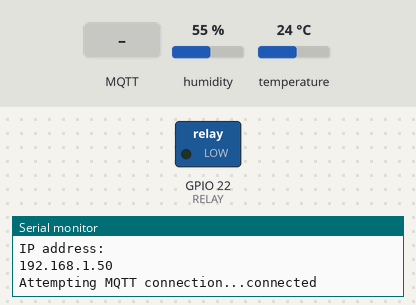
Recording of a sketch running on a simulated ESP32. Shown: switched loads named in the sketch (green lamp = pin HIGH), the last lines printed to the serial monitor. The test bench sets the inputs (shaded band); at power-on: humidity 55 %, temperature 24 °C. WiFi joins after 1.5 s; servers stay silent unless stated; random numbers use the default seed unless the sketch sets one; no MQTT or app messages arrive unless stated; pins used as bus, display or sensor lines are not drawn. At 5.0 s the program puts the board to deep sleep or switches it off; the recording ends there.

Above: at 2.7 s.
2.8 s: MQTT message "0" arrives on the first subscribed topic
At 4.0 s:
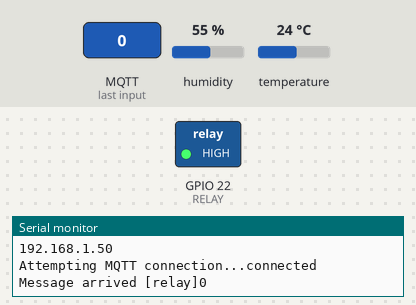
Timing chart, 0 to 5.0 s (numbered marks = the images above; inputs shaded):
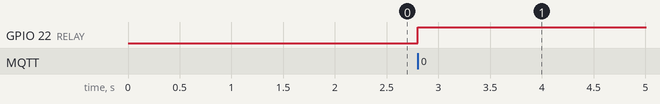

Measured:
- after the input at 2.8 s, GPIO 22 (RELAY): LOW → HIGH at once

The sketch:

Lab6_ESP32_MQTT_secure3.ino
```cpp
#include <WiFi.h>
#include <PubSubClient.h>
#include <WiFiClientSecure.h>
#include "DHT.h"

#define uS_TO_S_FACTOR 1000000ULL
#define TIME_TO_SLEEP  60

#define DHTPIN 23
#define DHTTYPE DHT22
#define RELAY 22

DHT dht(DHTPIN, DHTTYPE);


const int trigPin = 2;
const int echoPin = 5;


//---- WiFi settings
const char* ssid = "Ak";
const char* password = "dbh10ctorn";


//---- MQTT Broker settings
const char* mqtt_server = "172.20.10.2"; // replace with your broker url

const int mqtt_port =1883;


WiFiClient espClient;
PubSubClient client(espClient);
unsigned long lastMsg = 0;

#define MSG_BUFFER_SIZE  (50)
char msg[MSG_BUFFER_SIZE];

float sensor1 = 0;
float sensor2 = 0;
int command1 =0;

const char* sensor1_topic= "esp1/Humidity";
const char*  sensor2_topic="esp1/Temperature";
//const char*  sensor3_topic="AshesiIoTTopic";

const char* command1_topic="relay";


//==========================================
void setup_wifi() {
  delay(10);
  Serial.print("\nConnecting to ");
  Serial.println(ssid);

  WiFi.mode(WIFI_STA);
  WiFi.begin(ssid, password);
  Serial.println("");

  while (WiFi.status() != WL_CONNECTED) {
    delay(500);
    Serial.print(".");
  }
  //=======
  Serial.println("");
  Serial.print("Connected to ");
  Serial.println(ssid);
  Serial.print("IP address: ");
  Serial.println(WiFi.localIP());
  //=======
  randomSeed(micros());
  Serial.println("\nWiFi connected\nIP address: ");
  Serial.println(WiFi.localIP());
}


//=====================================
void reconnect() {
  // Loop until we're reconnected
  while (!client.connected()) {
    Serial.print("Attempting MQTT connection...");
    String clientId = "ESP32Client-";   // Create a random client ID
    clientId += String(random(0xffff), HEX);  //you could make this static
    // Attempt to connect
    if (client.connect(clientId.c_str())){//, mqtt_username, mqtt_password)) {
      Serial.println("connected");

      client.subscribe(command1_topic);   // subscribe the topics here
//      client.subscribe(command2_topic);   // subscribe the topics here
    } else {
      Serial.print("failed, rc=");
      Serial.print(client.state());
      Serial.println(" try again in 5 seconds");   // Wait 5 seconds before retrying
      delay(5000);
    }
  }
}

//================================================ setup
//================================================
void setup() {
  Serial.begin(115200);
  dht.begin();
  //while (!Serial) delay(1);
  Serial.println("Setting up");
  setup_wifi();
  pinMode(BUILTIN_LED, OUTPUT);     // Initialize the BUILTIN_LED pin as an output
  pinMode(trigPin, OUTPUT); // Sets the trigPin as an Output
  pinMode(echoPin, INPUT); // Sets the echoPin as an Input
  pinMode(RELAY, OUTPUT);

  esp_sleep_enable_timer_wakeup(TIME_TO_SLEEP * uS_TO_S_FACTOR);

  client.setServer(mqtt_server, 1883 );//mqtt_port
  client.setCallback(callback);

}


//================================================ loop
//================================================
void loop() {
  int humidity = dht.readTemperature();
  float temperature = dht.readHumidity();

  digitalWrite(trigPin, LOW);
  delayMicroseconds(2);

  // Sets the trigPin on HIGH state for 10 micro seconds
  digitalWrite(trigPin, HIGH);
  delayMicroseconds(10);
  digitalWrite(trigPin, LOW);


  if (!client.connected()) reconnect();
  client.loop();

  //---- example: how to publish sensor values every 5 sec
  unsigned long now = millis();
  if (now - lastMsg > 5000) {
    lastMsg = now;
    sensor1= humidity;       // replace the random value with your sensor value
    sensor2= temperature;    // replace the random value  with your sensor value

    publishMessage(sensor1_topic,String(sensor1),true);
    publishMessage(sensor2_topic,String(sensor2),true);
    Serial.println("sleeping...");
    esp_deep_sleep_start();
    Serial.println("This will never be printed");

  }
}

//=======================================
// This void is called every time we have a message from the broker

void callback(char* topic, byte* payload, unsigned int length) {
  String incommingMessage = "";
  for (int i = 0; i < length; i++) incommingMessage+=(char)payload[i];

  Serial.println("Message arrived ["+String(topic)+"]"+incommingMessage);

  //--- check the incomming message
    if( strcmp(topic,command1_topic) == 0){
     if (incommingMessage.equals("1")) digitalWrite(RELAY, LOW);   // Turn the RELAY on
     else digitalWrite(RELAY, HIGH);  // Turn the RELAY off
  }

   //  check for other commands
 /*  else  if( strcmp(topic,command2_topic) == 0){
     if (incommingMessage.equals("1")) {  } // do something else
  }
  */
}


//======================================= publising as string
void publishMessage(const char* topic, String payload , boolean retained){
  if (client.publish(topic, payload.c_str(), true))
      Serial.println("Message publised ["+String(topic)+"]: "+payload);
}
```
